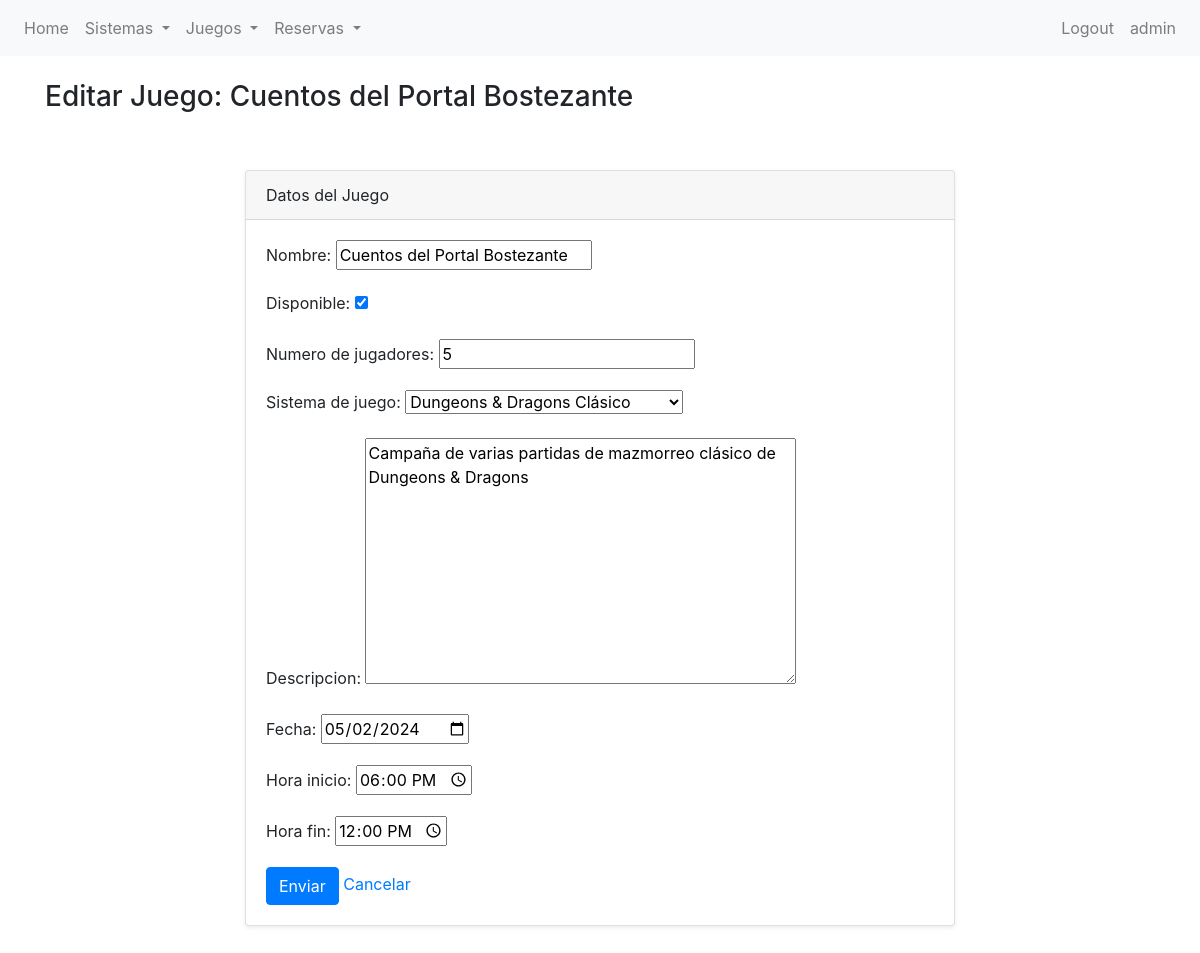
Screenshot of /partidas/juego/1/update/ (signed in) with the database file from the repository.
### partidas/models.py (models this page shows, shortened)
class Juego(models.Model):
    nombre = models.CharField(max_length=250)
    disponible = models.BooleanField(default=True)
    numero_de_jugadores = models.IntegerField()
    sistema_de_juego = models.ForeignKey(Sistema, on_delete=models.CASCADE, related_name='sistema_de_juego')
    descripcion = models.TextField(blank=True, null=True)
    fecha = models.DateField(default=timezone.now)
    hora_inicio = models.TimeField(default=timezone.now)
    hora_fin = models.TimeField(default=timezone.now)

class Sistema(models.Model):
    nombre = models.CharField(max_length=100)
    dado = models.CharField(
        max_length=6,
        choices=Dado.choices,
        default=Dado.D20
        )
    base = models.CharField(
        max_length=6,
        choices=Base.choices,
        default=Base.DND5E
        )
    descripcion = models.CharField(max_length=500)
    def __str__(self):
        return f"{self.nombre}"

### partidas/views.py (the view)
# urls.py: path("juego/<int:pk>/update/", JuegoUpdateView.as_view(), name="juego-update"),
class JuegoUpdateView(LoginRequiredMixin, UpdateView):
    model = Juego
    template_name = "partidas/vbc/juego-form.html"
    fields = [
        "nombre",
        "disponible",
        "numero_de_jugadores",
        "sistema_de_juego",
        "descripcion",
        "fecha",
        "hora_inicio",
        "hora_fin"
        ]
    def get_form(self, form_class=None):
        form = super().get_form(form_class)
        form.fields['fecha'].widget = forms.DateInput(attrs={'type': 'date'})
        form.fields['hora_inicio'].widget = forms.TimeInput(attrs={'type': 'time'})
        form.fields['hora_fin'].widget = forms.TimeInput(attrs={'type': 'time'})
        return form
    context_object_name = "juego"
    success_url = reverse_lazy("juego-list")

### partidas/templates/partidas/vbc/juego-form.html (shortened to what this page needs)
{% extends 'partidas/base.html' %}
{% block content %}
<h3>{% if object %}Editar Juego: {{ object.nombre }}{% else %}Crear Juego{% endif %}</h3>
    <section class="py-5">
        <div class="container">
            <div class="row">
                <div class="col-lg-8 mx-auto">
                    <div class="card shadow-sm">
                        <div class="card-header">
                            Datos del Juego
                        </div>
                        <div class="card-body">
                            <form method="post">
                                {{ form.as_p }}
                                <button type="submit" class="btn btn-primary">Enviar</button>
                                <a href="{% url 'juego-list' %}">Cancelar</a>
                            </form>
                        </div>
                    </div>
                </div>
            </div>
        </div>
    </section>
{% endblock %}

### partidas/templates/partidas/base.html (shortened to what this page needs)
{% load static %}
<!DOCTYPE html>
<html lang="en">
<head>
    <link rel="stylesheet" href="{% static 'partidas/css/bootstrap.css' %}">
</head>
<body>
    <nav class="navbar navbar-expand-lg navbar-light bg-light">
        <div class="collapse navbar-collapse" id="navbarNav">
            <ul class="navbar-nav">
                <li class="nav-item">
                    <a class="nav-link" href="{% url 'home' %}">Home</a>
                </li>
                {% if user.is_authenticated %}
                <li class="nav-item dropdown">
                    <a class="nav-link dropdown-toggle" href="#" id="navbarDropdownMenuLinkSistema" role="button" data-toggle="dropdown" aria-haspopup="true" aria-expanded="false">
                        Sistemas
                    </a>
                </li>
                <li class="nav-item dropdown">
                    <a class="nav-link dropdown-toggle" href="#" id="navbarDropdownMenuLinkJuego" role="button" data-toggle="dropdown" aria-haspopup="true" aria-expanded="false">
                        Juegos
                    </a>
                </li>
                <li class="nav-item dropdown">
                    <a class="nav-link dropdown-toggle" href="#" id="navbarDropdownMenuLinkReserva" role="button" data-toggle="dropdown" aria-haspopup="true" aria-expanded="false">
                        Reservas
                    </a>
                </li>
                {% endif %}
            </ul>
            <ul class="navbar-nav ml-auto">
                {% if user.is_authenticated %}
                    <li class="nav-item">
                        <a class="nav-link" href="{% url 'logout' %}">Logout</a>
                    </li>
                    <li class="nav-item">
                        <a class="nav-link" href="{% url 'editar-perfil' %}">{{ user }}</a>
                    </li>
                {% endif %}
            </ul>
        </div>
    </nav>
    <div class="container mt-4">
        {% block content %}{% endblock content %}
    </div>
</body>
</html>

### rows the page displays
Juego: nombre "Cuentos del Portal Bostezante", disponible "☑", numero_de_jugadores "5", sistema_de_juego "Dungeons & Dragons Clásico", descripcion "Campaña de varias partidas de mazmorreo clásico de Dungeons & Dragons", fecha "05/02/2024", hora_inicio "18:00:00", hora_fin "12:00:00"

### other values shown
{{ user }} "admin"
